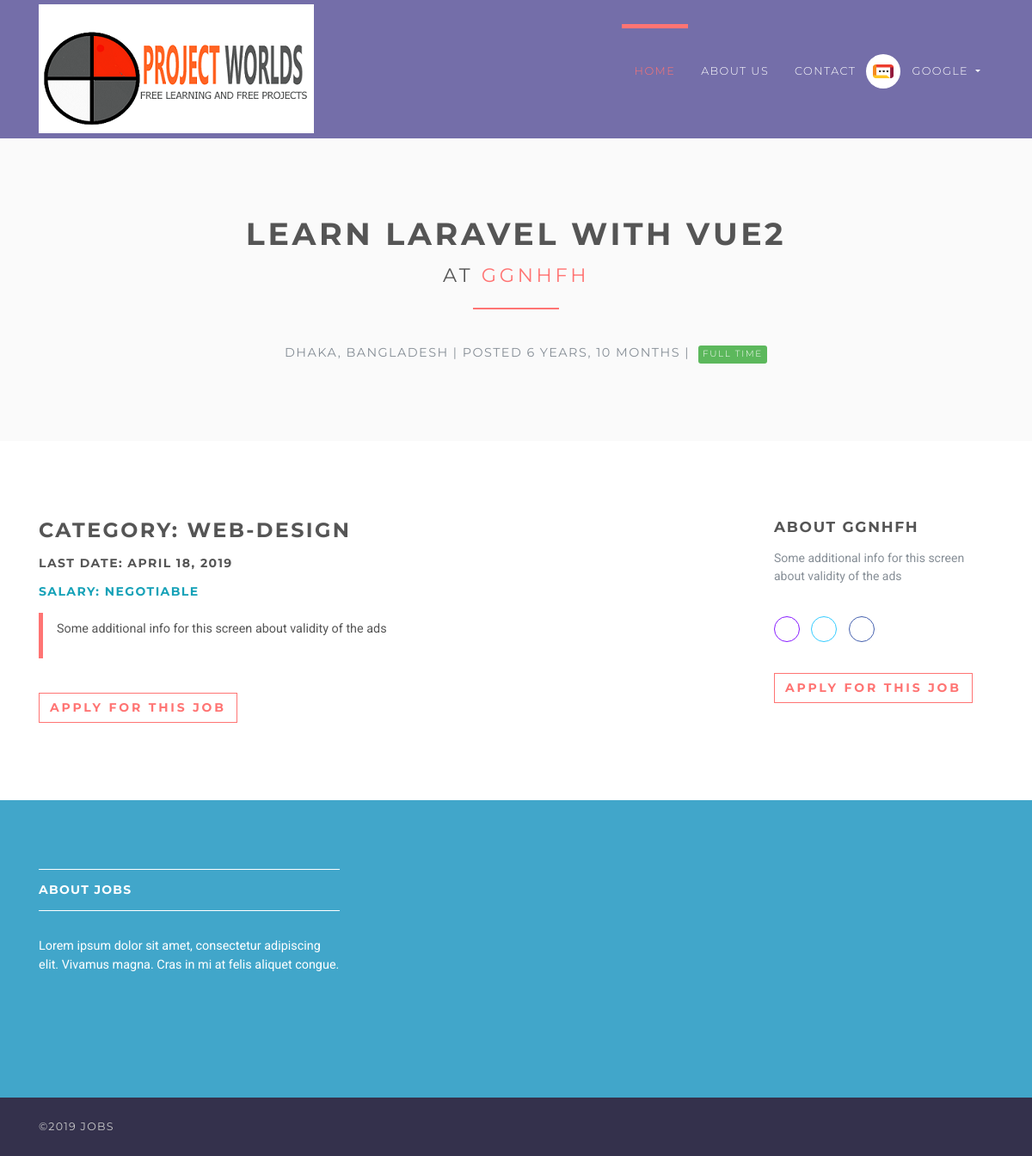
Screenshot of /jobs/1 (signed in) with the database file from the repository.
### accounts/models.py (models this page shows, shortened)
class User(AbstractUser):
    username = None
    role = models.CharField(max_length=12, error_messages={
        'required': "Role must be provided"
    })
    gender = models.CharField(max_length=10, blank=True, null=True, default="")
    email = models.EmailField(unique=True, blank=False,
                              error_messages={
                                  'unique': "A user with that email already exists.",
                              })
    USERNAME_FIELD = "email"
    REQUIRED_FIELDS = []
    objects = UserManager()

### jobsapp/models.py (models this page shows, shortened)
class Job(models.Model):
    user = models.ForeignKey(User, on_delete=models.CASCADE)
    title = models.CharField(max_length=300)
    description = models.TextField()
    location = models.CharField(max_length=150)
    type = models.CharField(choices=JOB_TYPE, max_length=10)
    category = models.CharField(max_length=100)
    last_date = models.DateTimeField()
    company_name = models.CharField(max_length=100)
    company_description = models.CharField(max_length=300)
    website = models.CharField(max_length=100, default="")
    created_at = models.DateTimeField(default=timezone.now)
    filled = models.BooleanField(default=False)

### jobsapp/views/home.py (the view)
# urls.py: path('jobs/<int:id>', JobDetailsView.as_view(), name='jobs-detail'),
class JobDetailsView(DetailView):
    model = Job
    template_name = 'jobs/details.html'
    context_object_name = 'job'
    pk_url_kwarg = 'id'
    def get_object(self, queryset=None):
        obj = super(JobDetailsView, self).get_object(queryset=queryset)
        if obj is None:
            raise Http404("Job doesn't exists")
        return obj
    def get(self, request, *args, **kwargs):
        try:
            self.object = self.get_object()
        except Http404:
            raise Http404("Job doesn't exists")
        context = self.get_context_data(object=self.object)
        return self.render_to_response(context)

### jobsapp/templatetags/is_already_applied.py (called while the page is built)
@register.simple_tag(name='is_already_applied')
def is_already_applied(job, user):
    applied = Applicant.objects.filter(job=job, user=user)
    if applied:
        return True
    else:
        return False

### templates/jobs/details.html (shortened to what this page needs)
{% extends 'base.html' %}
{% load static %}
{% load is_already_applied %}
{% block content %}
    <section class="bg-light-gray">
        <div class="container">
            <h1 class="heading">{{ job.title }}<br>
                <small>at <a href="#"> {{ job.company_name }}</a></small>
            </h1>
            <div class="job-detail-description"><i class="fa fa-map-marker job__location"> </i>
                {{ job.location }} | Posted {{ job.created_at|timesince }} |
                {% if job.type == '1' %}
                    <span class="badge featured-badge badge-success">Full time</span>
                {% elif job.type == '2' %}
                    <span class="badge featured-badge badge-primary">Part time</span>
                {% else %}
                    <span style="color: #ffffff;" class="badge featured-badge badge-warning">Internship</span>
                {% endif %}
            </div>
        </div>
    </section>
    <section>
        <div class="container">
            <div class="row">
                <div class="col-lg-8">
                    <h3>Category: {{ job.category }}</h3>
                    <h5>Last date: {{ job.last_date|date }}</h5>
                    <h5 class="text-info">Salary: Negotiable</h5>
                    <blockquote class="blockquote">
                        <p>{{ job.description }}</p>
                    </blockquote>
                    <div class="job-detail__apply-bottom">
                        {% if request.user.is_authenticated %}
                            {% is_already_applied job request.user as is_applied %}
                            {% if is_applied %}
                                <input type="button" class="btn btn-outline-white-primary" value="Already applied"/>
                            {% else %}
                                <form action="{% url 'jobs:apply-job' job.id %}" method="post">
                                    <input type="submit" class="btn btn-outline-white-primary"
                                           value="Apply for this job"/>
                                </form>
                            {% endif %}
                        {% endif %}
                    </div>
                </div>
                <div class="col-lg-1"></div>
                <div class="col-lg-3">
                    <h4>About {{ job.company_name }}</h4>
                    <p class="job-detail__company-description">{{ job.company_description }}</p>
                    <p class="job-detail__social social social--outline">
                        <a href="{{ job.website }}" data-toggle="tooltip" data-placement="top" title="Website"
                           class="link">
                            <i class="fa fa-link"></i>
                        </a>
                        <a href="#" data-toggle="tooltip" data-placement="top" title="Twitter" class="twitter">
                            <i class="fa fa-twitter"></i>
                        </a>
                        <a href="#" data-toggle="tooltip" data-placement="top" title="Facebook" class="facebook">
                            <i class="fa fa-facebook"></i>
                        </a>
                    </p>
                    <div class="job-detail__apply-top">
                        {% if is_applied %}
                            <input type="button" class="btn btn-outline-white-primary" value="Already applied"/>
                        {% else %}
                            <form action="{% url 'jobs:apply-job' job.id %}" method="post">
                                <input type="submit" class="btn btn-outline-white-primary" value="Apply for this job"/>
                            </form>
                        {% endif %}
                    </div>
                </div>
            </div>
        </div>
    </section>
{% endblock %}

### templates/base.html (shortened to what this page needs)
{% load static %}
<!DOCTYPE html>
<html>
<head>
    <link rel="stylesheet"
          href="{% static 'vendor/bootstrap/css/bootstrap.min.css' %}">
    <link rel="stylesheet"
          href="{% static 'vendor/font-awesome/css/font-awesome.min.css' %}">
    <link rel="stylesheet"
          href="{% static 'vendor/owl.carousel/assets/owl.carousel.css' %}">
    <link rel="stylesheet"
          href="{% static 'vendor/owl.carousel/assets/owl.theme.default.css' %}">
    <link rel="stylesheet" href="{% static 'css/style.default.css' %}"
          id="theme-stylesheet">
    <link rel="stylesheet" href="{% static 'css/custom.css' %}">
</head>
<body>
<header class="header">
    <nav class="navbar navbar-expand-lg">
        <div class="container">
            <a href="/" class="navbar-brand">
                <img src="{% static 'img/logo-small.png' %}" alt="logo" class="d-none d-lg-block">
            </a>
            <div id="navbarSupportedContent" class="collapse navbar-collapse">
                <ul class="navbar-nav ml-auto">
                    <li class="nav-item active">
                        <a href="/" class="nav-link">Home <span class="sr-only">(current)</span></a>
                    </li>
                    <li class="nav-item">
                        <a href="#" class="nav-link">About Us</a>
                    </li>
                    <li class="nav-item">
                        <a href="#" class="nav-link">Contact</a>
                    </li>
                    {% if request.user.is_authenticated and request.user.role == 'employer' %}
                        <li class="nav-item dropdown">
                            <a id="clientZone" href="#" data-toggle="dropdown"
                               aria-haspopup="true" aria-expanded="false"
                               class="nav-link dropdown-toggle has-img mb-3 mb-lg-0 mt-3 mt-lg-0">
                                <div class="client-menu-image">
                                    <div class="inner">
                                        <img src="{% static 'img/company-1.png' %}"
                                             alt="company image"
                                             class="img-fluid">
                                    </div>
                                </div>
                                {% if request.user.role == 'employee' %}
                                    {{ request.user.first_name }} {{ request.user.last_name }}
                                {% else %}
                                    {{ request.user.first_name }}
                                {% endif %}
                            </a>
                        </li>
                    {% endif %}
                </ul>
            </div>
        </div>
    </nav>
</header>
<div>
    {% block content %} {% endblock %}
</div>
<footer class="footer">
    <div class="footer__block">
        <div class="container">
            <div class="row">
                <div class="col-lg-4 col-md-12 mb-5">
                    <h4 class="h5">About Jobs</h4>
                    <p> Lorem ipsum dolor sit amet, consectetur adipiscing elit. Vivamus magna. Cras in mi at felis
                        aliquet congue. </p>
                </div>
            </div>
        </div>
    </div>
    <div class="footer__copyright">
        <div class="container">
            <div class="row">
                <div class="col-md-6 text-md-left text-center">
                    <p>&copy;2019 Jobs</p>
                </div>
            </div>
        </div>
    </div>
</footer>
</body>
</html>

### rows the page displays
User: user.first_name "GOOGLE"
Job: title "LEARN LARAVEL WITH VUE2", company_name "GGNHFH", location "DHAKA, BANGLADESH", created_at "6 YEARS, 10 MONTHS", category "WEB-DESIGN", last_date "APRIL 18, 2019", description "Some additional info for this screen about validity of the ads", company_description "Some additional info for this screen about validity of the ads"
